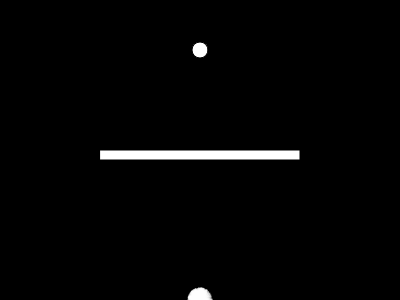
Frame 1 (no input)
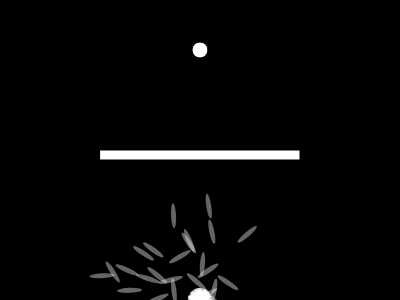
Frame 60 (no input)
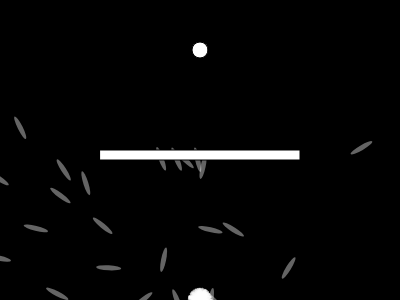
Frame 120 (the mouse pressed at the canvas centre since frame 60)

The p5.js sketch that drew these frames (run headless with seeded random() and noise() and a simulated clock; from frame 60 on, the mouse is pressed at the canvas centre):

// p5.js sketch
// ── sketch.js
let width = 400;
let height = 300;

let rocket;
let population;
let lifespan = 400;
let lifeP;
let count = 0;
let generation = 0;

let target;

let maxForce = .2;
let maxVelocity = .4;

let rx = 100, ry = 150, rw = 200, rh = 10;

function setup(){
    createCanvas(width,height);
    population = new Population();
    lifeP = createP();

    target = createVector(width/2, 50);
}


function draw(){
    background(0);
    population.run();

    lifeP.html(generation);
    count++;

    if(count == lifespan){
        population.evaluate();
        population.selection();
        count = 0;
        generation += 1;
    }

    fill(255);
    rect(rx,ry,rw,rh);

    ellipse(target.x, target.y, 16,16);
}
// ── dna.js
class DNA{
    constructor(genes){
        if(genes){
            this.genes = genes;
        } else {
            this.genes = [];
            for(let i = 0; i < lifespan; i++){
                this.genes[i] = p5.Vector.random2D();       
                this.genes[i].setMag(maxForce);       
            }
        }
    }

    crossover(partner){
        let newGenes = [];
        let midpoint = floor(random(this.genes.length));
        for(let i = 0; i < this.genes.length; i++){
            if(i > midpoint){
                newGenes[i] = this.genes[i];
            } else {
                newGenes[i] = partner.genes[i];
            }
        }
        return new DNA(newGenes);
    }

    mutation(){
        for(let i = 0; i < this.genes.length; i++){
            if(random(1) < 0.001){
                this.genes[i] = p5.Vector.random2D();
                this.genes[i].setMag(maxForce);
            }

        }
    }
}
// ── population.js
class Population {
    constructor() {
        this.rockets = [];
        this.popSize = 100;
        this.matingPool = [];

        for (let i = 0; i < this.popSize; i++) {
            this.rockets[i] = new Rocket();
        }
    }

    evaluate() {

        let maxFit = 0;

        for (let i = 0; i < this.popSize; i++) {
            this.rockets[i].calculateFitness();
            if (this.rockets[i].fitness > maxFit) {
                maxFit = this.rockets[i].fitness;
            }
        }
        for (let i = 0; i < this.popSize; i++) {
            this.rockets[i].fitness /= maxFit;
        }

        this.matingPool = [];

        for (let i = 0; i < this.popSize; i++) {
            let n = this.rockets[i].fitness * 100;
            for (let j = 0; j < n; j++) {
                {
                    this.matingPool.push(this.rockets[i]);
                }
            }
        }
    }

    selection(){
        let newRockets = [];
        for (let i = 0; i < this.rockets.length; i++) {
            let parentA = random(this.matingPool).dna;
            let parentB = random(this.matingPool).dna;
            let child = parentA.crossover(parentB);
            child.mutation();
            newRockets[i] = new Rocket(child);
        }
        this.rockets = newRockets;
    }

    run() {
        for (let i = 0; i < this.popSize; i++) {
            this.rockets[i].update();
            this.rockets[i].show();
        }
    }
}
// ── rocket.js
class Rocket{
    constructor(dna){
        this.pos = createVector(width/2, height);
        this.vel = createVector();
        this.acc = createVector();
        this.dna = dna || new DNA();
        this.fitness;
        this.crashed = false;
        this.completed = false;
    }

    applyForce(force){
        this.acc.add(force);
    }

    calculateFitness(){
        let d = dist(this.pos.x, this.pos.y, target.x, target.y);
        this.fitness = map(d, 0, width, width, 0);
        if(this.completed){
            this.fitness * 10;
        }
        if(this.crashed){
            this.fitness /= 20;
        }
    }

    update(){

        let d = dist(this.pos.x, this.pos.y, target.x, target.y);
        if (d < 10){
            this.completed = true;
            this.pos = target.copy();
        }

        if(this.pos.x > rx && this.pos.x < rx + rw && this.pos.y > ry && this.pos.y < ry + rh){
            this.crashed = true;
        }
        if(this.pos.x > width || this.pos.x < 0 || this.pos.y > height || this.pos.y < 0){
            this.crashed = true;
        }

        this.applyForce(this.dna.genes[count]);
        if(!this.completed && !this.crashed){
            this.vel.add(this.acc);
            this.pos.add(this.vel);
            this.acc.mult(0);
            this.vel.limit = maxVelocity;
        }
    }

    show(){
        push();
        noStroke();
        fill(255,100);
        translate(this.pos.x,this.pos.y);
        rotate(this.vel.heading());
        rectMode(CENTER);
        ellipse(0,0, 25,5);
        pop();
    }
}
